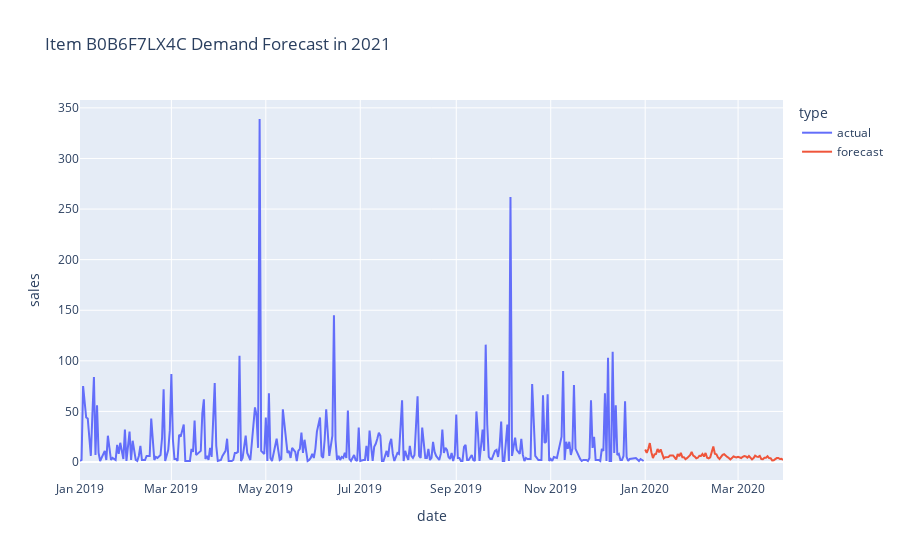

The notebook cell this image was saved under:
### Code cell
def forecast_demand(product_id):
    actual = df[(df['product_id']== product_id)]
    # change actual to normal values from log transformed
    actual['sales'] = np.expm1(actual['sales'].values)
    actual['type'] = 'actual'
    forecasted = forecast[(forecast['product'] == product_id)]
    forecasted['type'] = 'forecast'
    product_df = pd.concat([actual,forecasted], axis = 0)
    fig = px.line(product_df, x='date', y='sales', color='type',title=f'Item {encoder.classes_[product_id]} Demand Forecast in 2021')
    fig.show()
    

forecast_demand(115)

### Figure 1 — Plotly figure (JSON) as saved in the notebook; plotly's stock layout.template omitted (floating-point values rounded to 4 significant figures; data arrays with more than 128 entries replaced by an {"elided": "..."} marker saying what was removed)
{"data": [{"hovertemplate": "type=actual<br>date=%{x}<br>sales=%{y}<extra></extra>", "legendgroup": "actual", "line": {"color": "#636efa", "dash": "solid"}, "marker": {"symbol": "circle"}, "mode": "lines", "name": "actual", "orientation": "v", "showlegend": true, "type": "scatter", "x": {"elided": "405 str values"}, "xaxis": "x", "y": {"elided": "405 float values"}, "yaxis": "y"}, {"hovertemplate": "type=forecast<br>date=%{x}<br>sales=%{y}<extra></extra>", "legendgroup": "forecast", "line": {"color": "#EF553B", "dash": "solid"}, "marker": {"symbol": "circle"}, "mode": "lines", "name": "forecast", "orientation": "v", "showlegend": true, "type": "scatter", "x": ["2020-01-01T00:00:00", "2020-01-02T00:00:00", "2020-01-03T00:00:00", "2020-01-04T00:00:00", "2020-01-05T00:00:00", "2020-01-06T00:00:00", "2020-01-07T00:00:00", "2020-01-08T00:00:00", "2020-01-09T00:00:00", "2020-01-10T00:00:00", "2020-01-11T00:00:00", "2020-01-12T00:00:00", "2020-01-13T00:00:00", "2020-01-14T00:00:00", "2020-01-15T00:00:00", "2020-01-16T00:00:00", "2020-01-17T00:00:00", "2020-01-18T00:00:00", "2020-01-19T00:00:00", "2020-01-20T00:00:00", "2020-01-21T00:00:00", "2020-01-22T00:00:00", "2020-01-23T00:00:00", "2020-01-24T00:00:00", "2020-01-25T00:00:00", "2020-01-26T00:00:00", "2020-01-27T00:00:00", "2020-01-28T00:00:00", "2020-01-29T00:00:00", "2020-01-30T00:00:00", "2020-01-31T00:00:00", "2020-02-01T00:00:00", "2020-02-02T00:00:00", "2020-02-03T00:00:00", "2020-02-04T00:00:00", "2020-02-05T00:00:00", "2020-02-06T00:00:00", "2020-02-07T00:00:00", "2020-02-08T00:00:00", "2020-02-09T00:00:00", "2020-02-10T00:00:00", "2020-02-11T00:00:00", "2020-02-12T00:00:00", "2020-02-13T00:00:00", "2020-02-14T00:00:00", "2020-02-15T00:00:00", "2020-02-16T00:00:00", "2020-02-17T00:00:00", "2020-02-18T00:00:00", "2020-02-19T00:00:00", "2020-02-20T00:00:00", "2020-02-21T00:00:00", "2020-02-22T00:00:00", "2020-02-23T00:00:00", "2020-02-24T00:00:00", "2020-02-25T00:00:00", "2020-02-26T00:00:00", "2020-02-27T00:00:00", "2020-02-28T00:00:00", "2020-02-29T00:00:00", "2020-03-01T00:00:00", "2020-03-02T00:00:00", "2020-03-03T00:00:00", "2020-03-04T00:00:00", "2020-03-05T00:00:00", "2020-03-06T00:00:00", "2020-03-07T00:00:00", "2020-03-08T00:00:00", "2020-03-09T00:00:00", "2020-03-10T00:00:00", "2020-03-11T00:00:00", "2020-03-12T00:00:00", "2020-03-13T00:00:00", "2020-03-14T00:00:00", "2020-03-15T00:00:00", "2020-03-16T00:00:00", "2020-03-17T00:00:00", "2020-03-18T00:00:00", "2020-03-19T00:00:00", "2020-03-20T00:00:00", "2020-03-21T00:00:00", "2020-03-22T00:00:00", "2020-03-23T00:00:00", "2020-03-24T00:00:00", "2020-03-25T00:00:00", "2020-03-26T00:00:00", "2020-03-27T00:00:00", "2020-03-28T00:00:00", "2020-03-29T00:00:00", "2020-03-30T00:00:00"], "xaxis": "x", "y": [12.38, 9.045, 12.85, 18.69, 9.686, 3.926, 7.489, 7.944, 12.83, 9.513, 12.45, 7.064, 3.528, 4.691, 5.171, 5.037, 6.417, 6.453, 6.476, 4.6, 2.463, 7.95, 5.645, 9.003, 4.744, 4.789, 2.89, 3.758, 5.135, 6.769, 9.943, 6.268, 5.392, 3.676, 4.222, 6.194, 6.058, 7.873, 5.465, 8.943, 4.157, 3.547, 4.668, 9.374, 15.38, 8.088, 7.556, 4.497, 2.988, 5.043, 7.058, 7.696, 5.807, 5.06, 3.948, 2.491, 3.892, 5.615, 4.957, 4.418, 5.029, 4.362, 3.953, 5.211, 5.96, 5.563, 4.367, 5.895, 3.676, 2.59, 3.92, 6.238, 5.316, 5.025, 6.047, 2.913, 2.695, 4.227, 4.21, 5.641, 3.851, 3.714, 1.616, 1.734, 2.878, 3.869, 3.96, 2.983, 3.221, 2.061], "yaxis": "y"}], "layout": {"legend": {"title": {"text": "type"}, "tracegroupgap": 0}, "title": {"text": "Item B0B6F7LX4C Demand Forecast in 2021"}, "xaxis": {"anchor": "y", "domain": [0, 1], "title": {"text": "date"}}, "yaxis": {"anchor": "x", "domain": [0, 1], "title": {"text": "sales"}}}}
